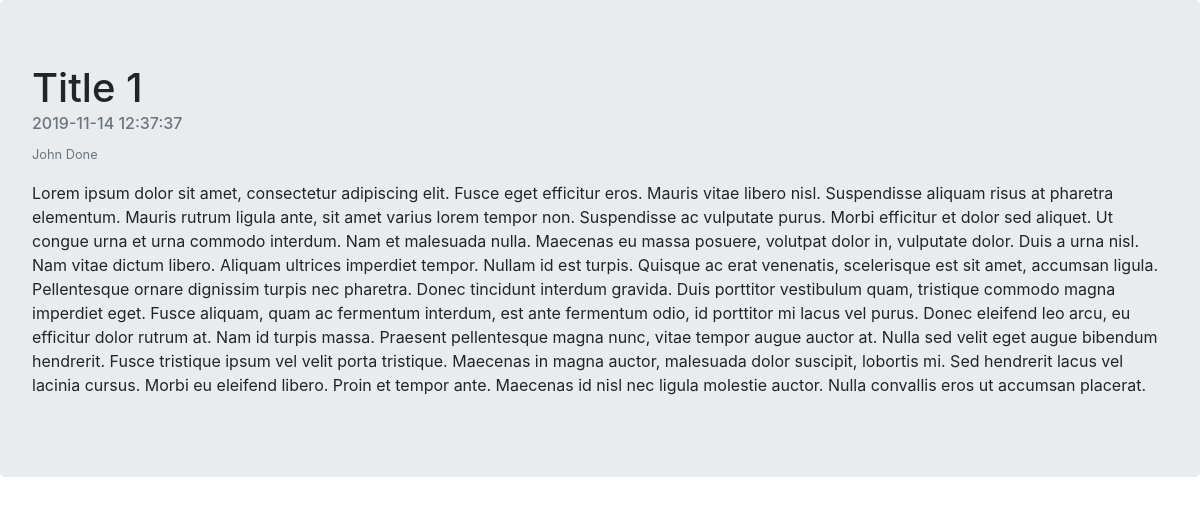
/articles/2, run on an earlier commit of the app's database.
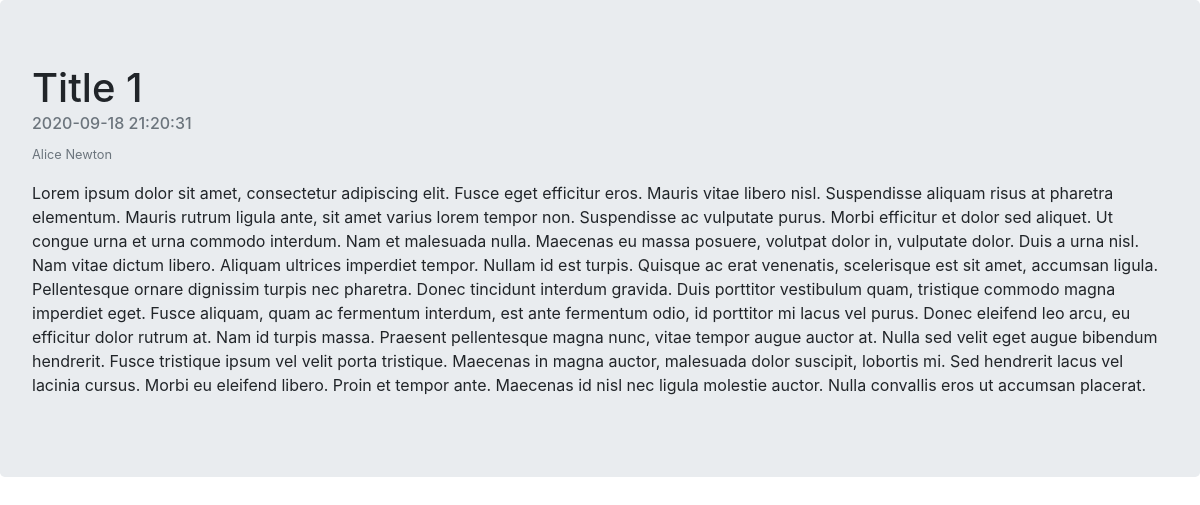
And on a later commit of the database.
### tables this page shows
CREATE TABLE article (
    id integer PRIMARY KEY,
    title CHAR(100),
    text text,
    author_id integer,
    timestamp TIMESTAMP DEFAULT CURRENT_TIMESTAMP,
    read_counter integer DEFAULT 0
    );

CREATE TABLE author (
    id integer PRIMARY KEY,
    name CHAR(50));

### r2020/den3/webserver.py (the view)
@app.route('/articles/<int:article_id>')
def article_view(article_id):
    with sqlite3.connect(db_file) as conn:
        cursor = conn.cursor()
        query = 'SELECT ar.id, ar.title, ar.text, ar.timestamp, au.name ' \
                'FROM article ar ' \
                'JOIN author au ON ar.author_id = au.id' \
                f' WHERE ar.id={article_id}'
        cursor.execute(query)
        article = cursor.fetchone()
        print(article)
        return render_template("article.html", article=article)

### r2020/den3/templates/article.html (shortened to what this page needs)
<!DOCTYPE html>
<html lang="en">
<head>
    <link rel="stylesheet" href="https://stackpath.bootstrapcdn.com/bootstrap/4.3.1/css/bootstrap.min.css">
</head>
<body>
<div class="jumbotron">
    <h1>{{article[1]}}</h1>
      <h6 class="card-subtitle mb-2 text-muted">{{ article[3] }}</h6>
      <p class="card-text"><small class="text-muted">{{ article[4] }}</small></p>
      <p>{{ article[2] }}</p>
</div>
</body>
</html>

What changed in the data, as far as the page shows it:
no longer on this page (row unchanged): author: name "John Done"
changed article "Title 1": timestamp "2019-11-14 12:37:37" → "2020-09-18 21:20:31"
now on this page (row unchanged): author: name "Alice Newton"
